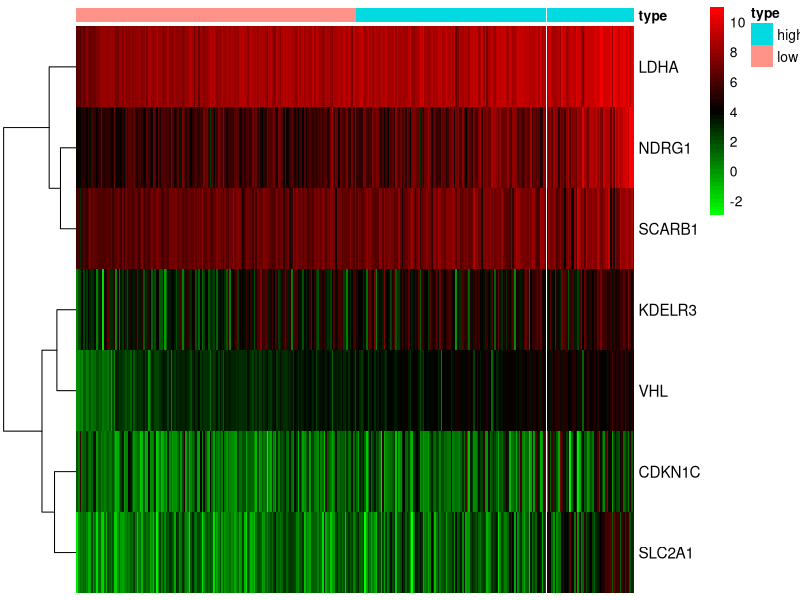
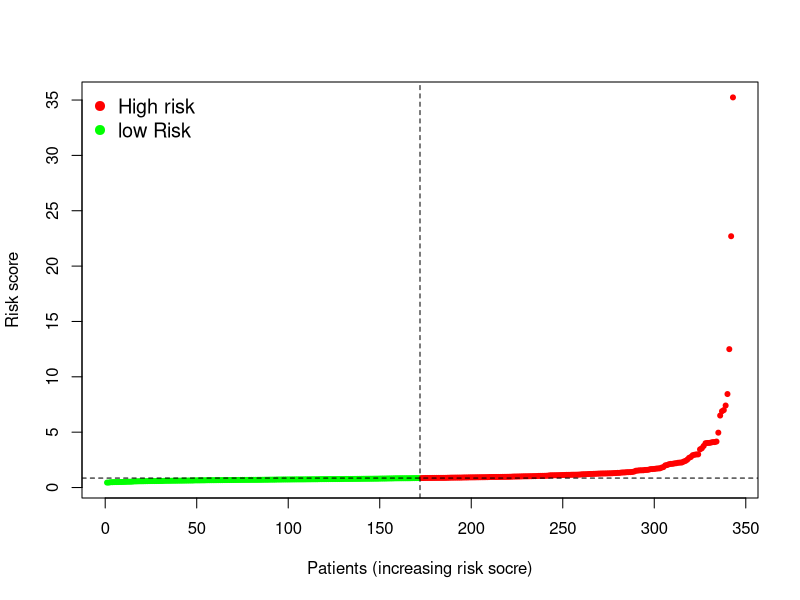
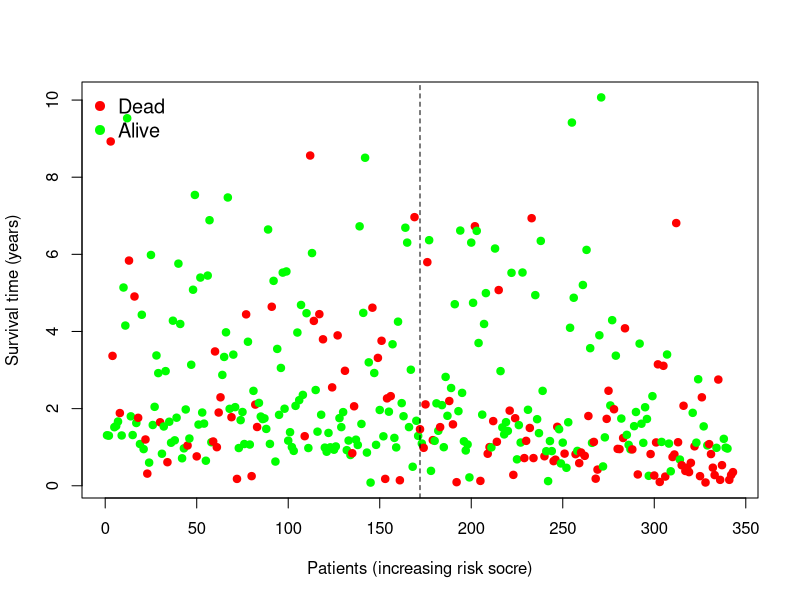
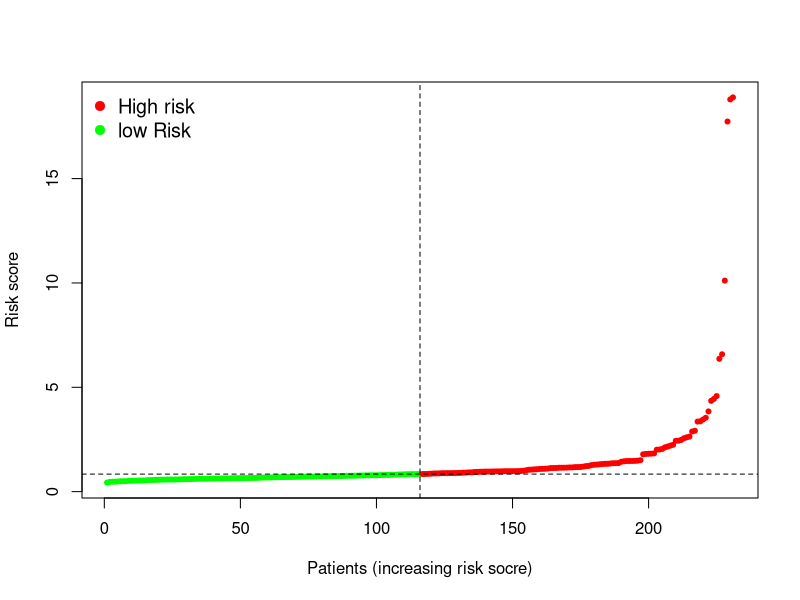
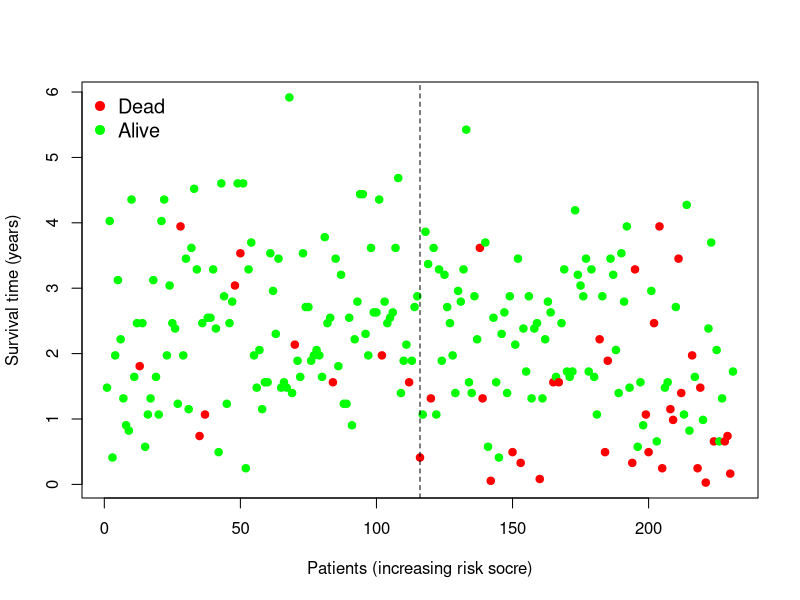
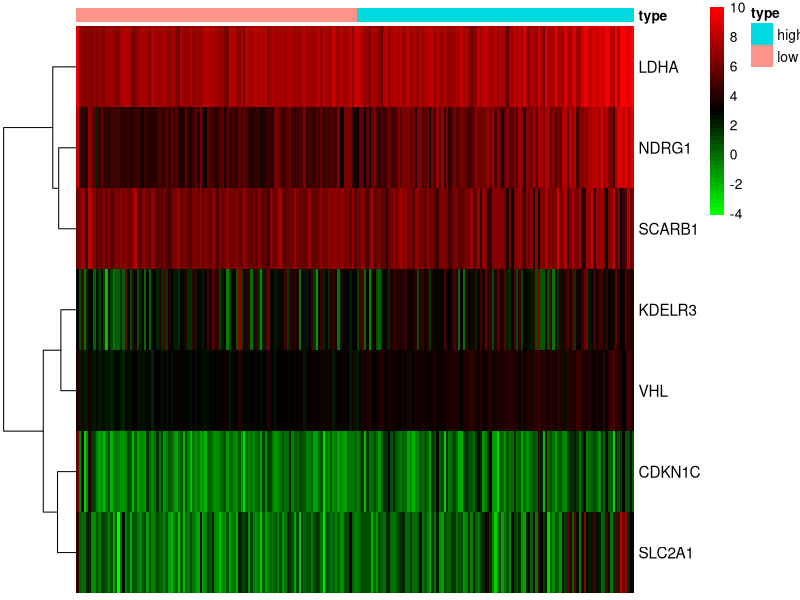

Here is the R script that generated these plots, in order:
library(pheatmap)           
#Train risk score plot
Train=read.table("Trainrisk.txt",sep="\t",header=T,row.names=1,check.names=F)      
Train=Train[order(Train$riskScore),]                                  
riskClass=Train[,"risk"]
lowLength=length(riskClass[riskClass=="low"])
highLength=length(riskClass[riskClass=="high"])
line=Train[,"riskScore"]
pdf(file="Train_riskScore.pdf",width = 10,height = 4)
plot(line,
     type="p",
     pch=20,
     xlab="Patients (increasing risk socre)",
     ylab="Risk score",
     col=c(rep("green",lowLength),
     rep("red",highLength)))
abline(h=median(Train$riskScore),v=lowLength,lty=2)
legend("topleft", c("High risk", "low Risk"),bty="n",pch=19,col=c("red","green"),cex=1.2)
dev.off()


color=as.vector(Train$fustat)
color[color==1]="red"
color[color==0]="green"
pdf(file="Train_survStat.pdf",width = 10,height = 4)
plot(Train$futime,
     pch=19,
     xlab="Patients (increasing risk socre)",
     ylab="Survival time (years)",
     col=color)
legend("topleft", c("Dead", "Alive"),bty="n",pch=19,col=c("red","green"),cex=1.2)
abline(v=lowLength,lty=2)
dev.off()

Train1=Train[c(3:(ncol(Train)-2))]
Train1=log2(t(Train1)+0.001)
annotation=data.frame(type=Train[,ncol(Train)])
rownames(annotation)=rownames(Train)
pdf(file="Train_heatmap.pdf",width = 10,height = 4)
pheatmap(Train1, 
         annotation=annotation, 
         cluster_cols = FALSE,
         fontsize_row=11,
         show_colnames = F,
         fontsize_col=3,
         color = colorRampPalette(c("green", "black", "red"))(50) )
dev.off()
#Test risk score plot          
Test=read.table("Testrisk.txt",sep="\t",header=T,row.names=1,check.names=F)      
Test=Test[order(Test$riskScore),]                                  
riskClass=Test[,"risk"]
lowLength=length(riskClass[riskClass=="low"])
highLength=length(riskClass[riskClass=="high"])
line=Test[,"riskScore"]
pdf(file="Test_riskScore.pdf",width = 10,height = 4)
plot(line,
     type="p",
     pch=20,
     xlab="Patients (increasing risk socre)",
     ylab="Risk score",
     col=c(rep("green",lowLength),
     rep("red",highLength)))
abline(h=median(Test$riskScore),v=lowLength,lty=2)
legend("topleft", c("High risk", "low Risk"),bty="n",pch=19,col=c("red","green"),cex=1.2)
dev.off()


color=as.vector(Test$fustat)
color[color==1]="red"
color[color==0]="green"
pdf(file="Test_survStat.pdf",width = 10,height = 4)
plot(Test$futime,
     pch=19,
     xlab="Patients (increasing risk socre)",
     ylab="Survival time (years)",
     col=color)
legend("topleft", c("Dead", "Alive"),bty="n",pch=19,col=c("red","green"),cex=1.2)
abline(v=lowLength,lty=2)
dev.off()

Test1=Test[c(3:(ncol(Test)-2))]
Test1=log2(t(Test1)+0.001)
annotation=data.frame(type=Test[,ncol(Test)])
rownames(annotation)=rownames(Test)
pdf(file="Test_heatmap.pdf",width = 10,height = 4)
pheatmap(Test1, 
         annotation=annotation, 
         cluster_cols = FALSE,
         fontsize_row=11,
         show_colnames = F,
         fontsize_col=3,
         color = colorRampPalette(c("green", "black", "red"))(50) )
dev.off()